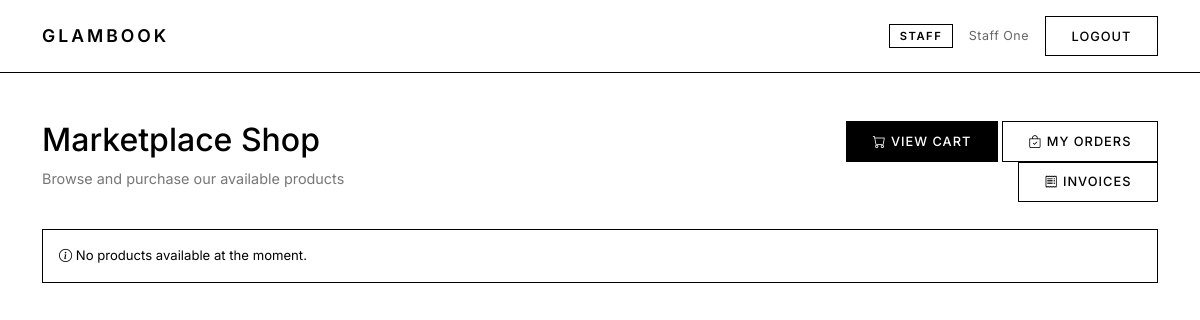
The page /marketplace/shop/ (signed in) on the database as committed earlier.
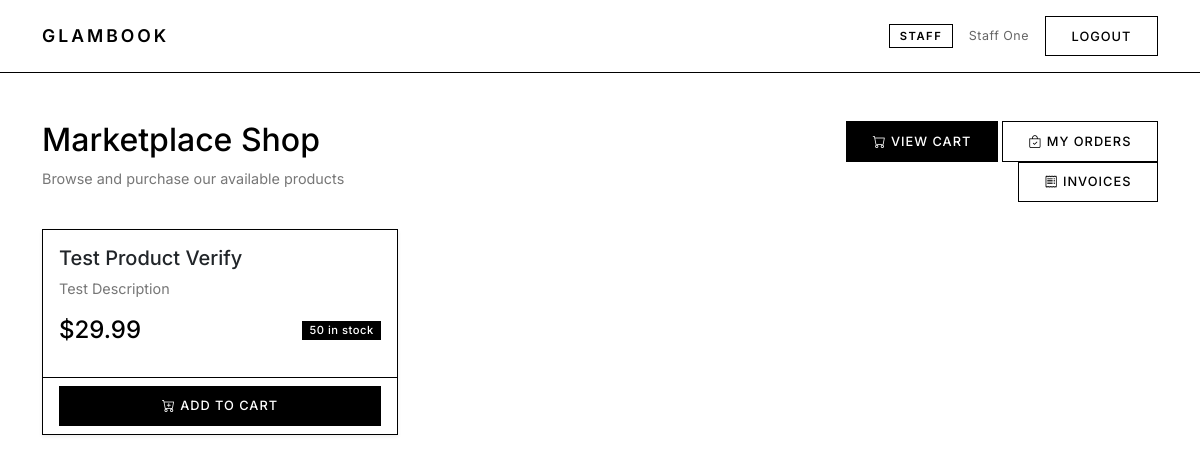
The same page on the database as committed later.
### marketplace/models.py (models this page shows, shortened)
class Product(models.Model):
    name = models.CharField(max_length=200)
    description = models.TextField(blank=True)
    price = models.DecimalField(max_digits=8, decimal_places=2)
    quantity_in_stock = models.PositiveIntegerField(default=0)
    is_active = models.BooleanField(default=True)
    created_at = models.DateTimeField(auto_now_add=True)
    updated_at = models.DateTimeField(auto_now=True)
    class Meta:
        ordering = ['name']

### marketplace/views.py (the view)
# urls.py: path('shop/', views.shop, name='shop'),
@login_required
def shop(request):
    products = Product.objects.filter(is_active=True)
    return render(request, 'marketplace/customer/shop.html', {'products': products})

### templates/marketplace/customer/shop.html (shortened to what this page needs)
{% extends "glambookapp/base.html" %}
{% block content %}
<div class="container mt-5">
    <div class="row mb-4">
        <div class="col-md-8">
            <h2>Marketplace Shop</h2>
            <p class="text-muted">Browse and purchase our available products</p>
        </div>
        <div class="col-md-4 text-end">
            <a href="{% url 'marketplace:view_cart' %}" class="btn btn-primary btn-sm">
                <i class="bi bi-cart"></i> View Cart
            </a>
            <a href="{% url 'marketplace:my_orders' %}" class="btn btn-info btn-sm">
                <i class="bi bi-bag-check"></i> My Orders
            </a>
            <a href="{% url 'marketplace:my_invoices' %}" class="btn btn-secondary btn-sm">
                <i class="bi bi-receipt"></i> Invoices
            </a>
        </div>
    </div>
    {% if products %}
    <div class="row">
        {% for product in products %}
        <div class="col-md-4 mb-4">
            <div class="card h-100 shadow-sm">
                <div class="card-body">
                    <h5 class="card-title">{{ product.name }}</h5>
                    {% if product.description %}
                    <p class="card-text text-muted">
                        {{ product.description|truncatewords:15 }}
                    </p>
                    {% endif %}
                    <div class="d-flex justify-content-between align-items-center mb-3">
                        <h4 class="text-primary mb-0">${{ product.price }}</h4>
                        <span class="badge {% if product.quantity_in_stock > 0 %}bg-success{% else %}bg-danger{% endif %}">
                            {% if product.quantity_in_stock > 0 %}
                            {{ product.quantity_in_stock }} in stock
                            {% else %}
                            Out of stock
                            {% endif %}
                        </span>
                    </div>
                </div>
                <div class="card-footer bg-transparent">
                    {% if product.quantity_in_stock > 0 %}
                    <a href="{% url 'marketplace:add_to_cart' product.id %}" class="btn btn-primary btn-sm w-100">
                        <i class="bi bi-cart-plus"></i> Add to Cart
                    </a>
                    {% else %}
                    <button class="btn btn-secondary btn-sm w-100 disabled">Out of Stock</button>
                    {% endif %}
                </div>
            </div>
        </div>
        {% endfor %}
    </div>
    {% else %}
    <div class="alert alert-info" role="alert">
        <i class="bi bi-info-circle"></i> No products available at the moment.
    </div>
    {% endif %}
</div>
{% endblock %}

Rows that differ between the two databases and show on the page:
added Product: name "Test Product Verify", description "Test Description", price "29.99", quantity_in_stock "50", shows "ADD TO CART"
Other text that changed with them:
text no longer shown: "No products available at the moment."
